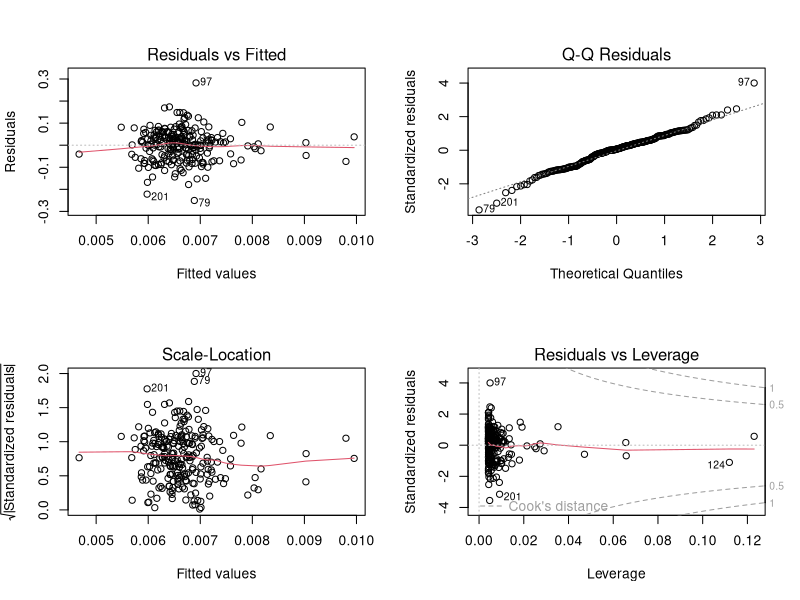
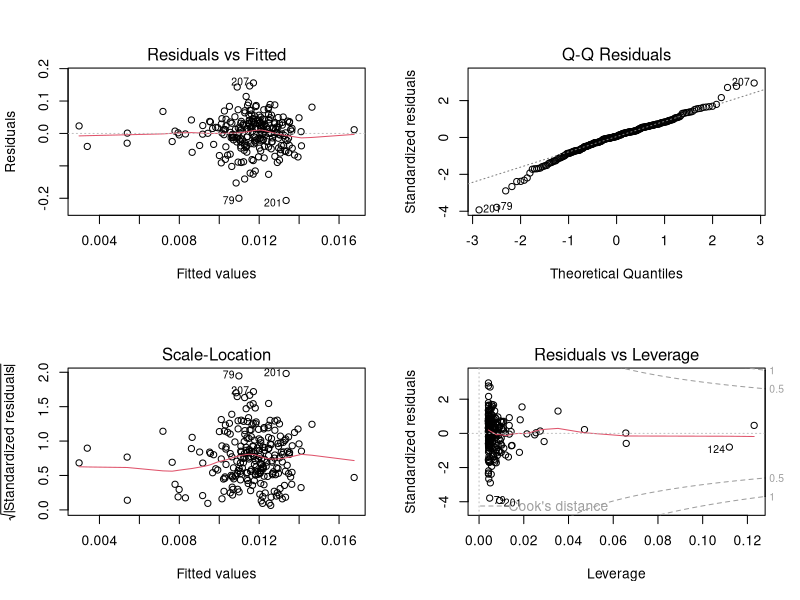
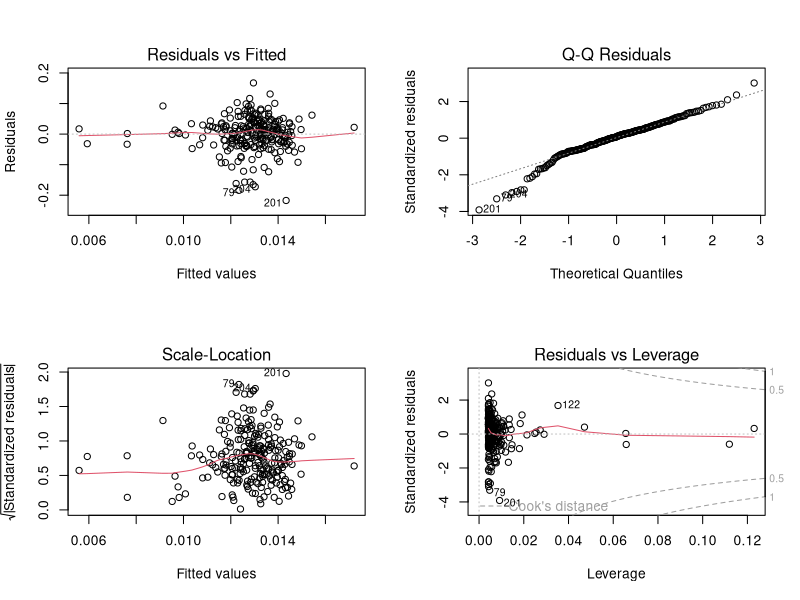
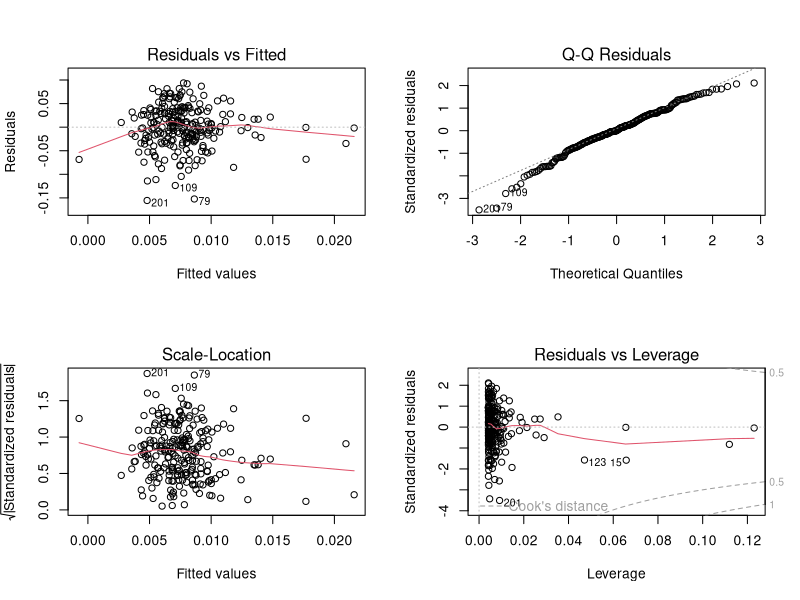
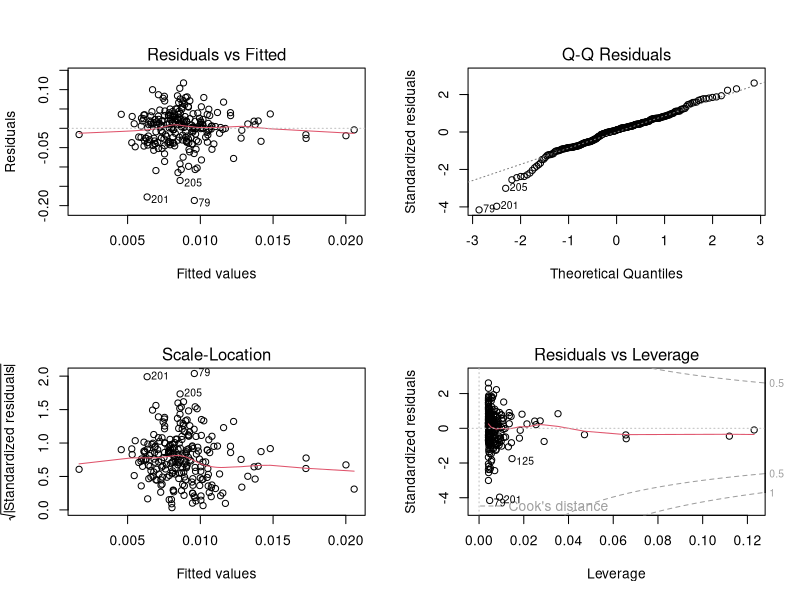
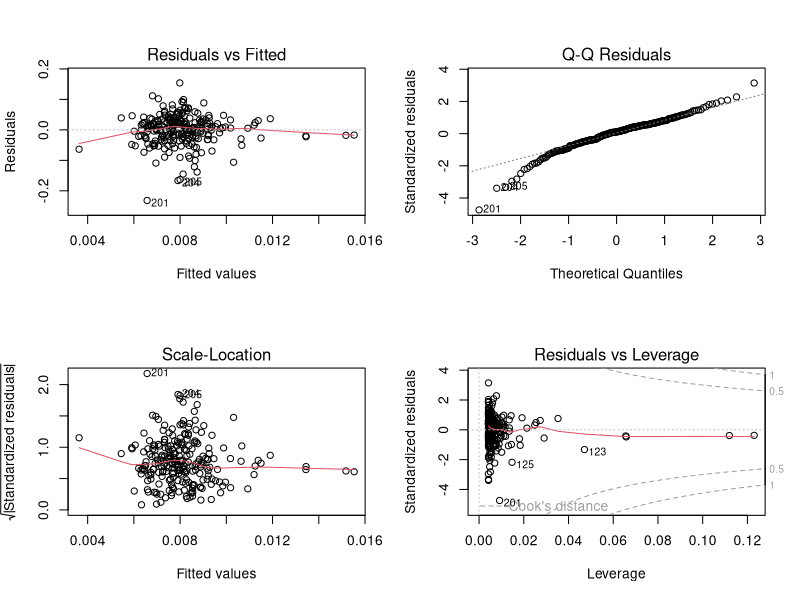

Here is the R script that generated these plots, in order: (Note: this script raises an error after producing the figures.)
# Import libraries
library(timeSeries)
library(tseries)
library(fGarch)
library(xtable)

#------------------------------ SETUP ------------------------------------

# Setup top directory
setwd("/Users/logang/Documents/Code/python/Stat240")

# Load data
SandP500 = as.matrix(read.csv("data/SandP500_returns.csv",header=F))
FF = as.matrix(read.csv("data/FF_returns.csv",header=F))
dates = read.csv("data/dates.csv",header=F)[,1]
colnames(FF) = c('smlo_ret', 'smme_ret', 'smhi_ret', 'bilo_ret', 'bime_ret', 'bihi_ret')

# get number of observations and stocks
n = dim(FF)[1]
m = dim(FF)[2] 

#---------------------------- PROBLEM 1A ----------------------------------

# Regress Fama-French returns on SandP500
confidence_intervals = matrix(0,m,2)
for(i in 1:m)
{
  # Fit the linear model
  fit = lm(FF[,i]~SandP500)
  
  # Plot the residuals and QQ-plot as pdf
  pdf(paste("figures/Problem1a_FamaFrench_residal_plots",colnames(FF)[i],".pdf",sep=""))
  par(mfrow=c(2,2))
  plot(fit)
  dev.off()
  
  # Get 95% intervals for the parameters
  confidence_intervals[i,]=confint(fit)[2,]
}

# Print 95% confidence intervals to LaTeX
print(xtable(confidence_intervals), type="latex", file="figures/tables/Problem1a_CIs.tex")

#---------------------------- PROBLEM 1B & C --------------------------------
# -- Fit AR(1)-GARCH(1,1)
# Leave the last point out for prediction
FF_test = FF[n,]
FF = FF[1:(n-1),]
dates = dates[1:(n-1)]

# Plot Fama French time series
pdf("figures/Problem1b_return_time_series.pdf")
FF_ts = timeSeries(FF)
plot(FF_ts,col="black",main="Fama French Portfolio Returns")
dev.off()

# Initialize containers for AR(1) model results
ar_fits = FF_garch_fits = FF_garch_std_fits = list()
ar_coefs = matrix(0,m,2)
cov_pred = matrix(0,m,m)
residmat = matrix(0,n-2,m)
std_innovations = matrix(0,n-2,m)
coefmat = matrix(0,m,4)

# Fit AR(1)-GARCH(1,1) models to the Fama French portfolio returns
for(i in 1:m)
{
  # generate times
  FF_ts = timeSeries(FF[,i],as.character(dates))
  
  # Get ACF and PACF of data
  FF_acf = acf(FF[,i])
  FF_pacf = pacf(FF[,i])
  
  # fit AR(1) model and get coefficients and residuals
  ar_fits[[i]] = arma(FF[,i],order=c(1,0))
  ar_coefs[i,] = ar_fits[[i]]$coef
  resids_ts = na.omit(timeSeries(ar_fits[[i]]$resid,as.character(dates)))
  residmat[,i] = resids_ts
  
  # Get ACF and PACF of residuals
  FF_acf_resids = acf(resids_ts)
  FF_pacf_resids = pacf(resids_ts)
  
  # Plot before and after ACF and PACF
  pdf(paste("figures/Problem1b_ACF_and_PACFs_",colnames(FF)[i],".pdf"))
  par(mfrow=c(2,2))
  plot(FF_acf, main=paste("ACF for",colnames(FF)[i]))
  plot(FF_pacf,main=paste("PACF for",colnames(FF)[i]))
  plot(FF_acf_resids, main=paste("ACF of residuals for",colnames(FF)[i]))
  plot(FF_pacf_resids, main=paste("ACF of residuals for",colnames(FF)[i]))
  dev.off()
    
  # Fit standard and studentized GARCH models to residuals of AR(1) model
  FF_garch_fits[[i]] = garchFit(. ~ garch(1,1), data=resids_ts,trace=F)
  FF_garch_std_fits[[i]] = garchFit(formula = ~ garch(1,1), data=resids_ts, cond.dist="std",trace=F)

  # Gather coefficents, volatilities, and residuals  
  coefs = coef(FF_garch_fits[[i]])
  coefmat[i,] = coefs
  resids = residuals(FF_garch_fits[[i]])
  vols = volatility(FF_garch_fits[[i]])
  
  # Construct one-step-ahead covariance matrix diagonal
  cov_pred[i,i] = coefs[2] + coefs[4]*vols[n-2]^2 + coefs[3]*resids[n-2]^2
  
  # Calculate standardized innovations
  std_innovations[,i]=resids/vols
}

# Plot AR(1) fit residuals
residmat = timeSeries(residmat)
colnames(residmat) = colnames(FF)
pdf("figures/Problem1b_AR1_fit_residuals.pdf")
plot(residmat,col="black",main="Residuals from AR(1) fits to Fama French portfolios")
dev.off()

# Estimate one-step-ahead mean 
mean_pred = ar_coefs[,2] + diag(ar_coefs[,1])%*%FF[n-1,]

# Generate off-diagonal one-step-ahead covariance matrix entries
for(i in 2:m)
{
  for(j in 1:(i-1))
  {
    cov_pred[i,j]=sqrt(cov_pred[i,i]*cov_pred[j,j])*cor(std_innovations[,i],std_innovations[,j])
    cov_pred[j,i]=cov_pred[i,j]
  }
}

# Print predicted mean and covariance to LaTeX
print(xtable(mean_pred), type="latex", file="figures/tables/Problem1c_mean_pred.tex")
print(xtable(cov_pred), type="latex", file="figures/tables/Problem1c_cov_pred.tex")

#---------------------------- PROBLEM 1D ----------------------------------
# MATLAB
